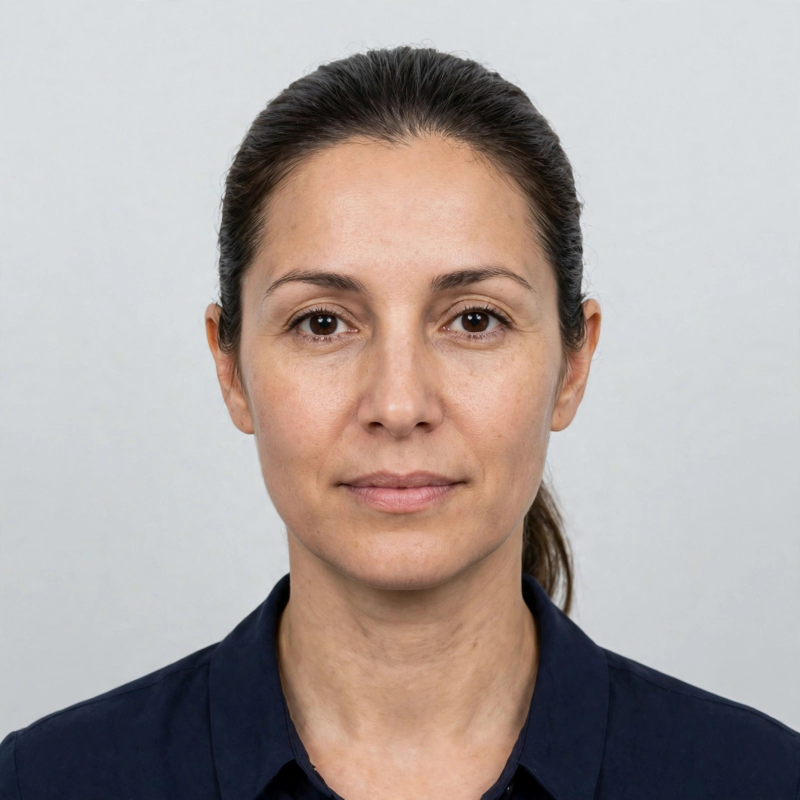
#> input picture portrait.png, 1600 x 1600 px (shown at 1/2 size)
$ python main.py
#> lines starting #> are read from the running program, lines starting #| are printed output that depends on the picture
#!/usr/bin/env python3
"""The Passport Page of a Country That Isn't There.

Composes, at runtime and fully deterministically, one uncaptioned open
passport spread for the invented Republic of Valdoria: a data page with a
portrait and machine-readable strip, and a facing visa page carrying
arrival/departure stamps from neighbouring invented countries plus one
telling piece of paperwork. No network, no randomness.

Output: $MAKEFUN_OUTPUT_DIR/entry.png (default /output/entry.png),
1024 x 724 px, well under the 1 MiB cap.
"""

import os
import sys
import tempfile
import zipfile

# The grader runs `python3 -P -s /bot/main.py` in the pinned python image,
# which ships no Pillow. This repo vendors Pillow 13 (cp313 wheel) as a
# single binary archive, vendor/pillow.zip, plus the DejaVu fonts in
# vendor/fonts/. At runtime the archive is extracted to a temp dir and put
# on sys.path (the .so files keep their $ORIGIN/../pillow.libs RPATH, so
# the layout inside the zip must stay PIL/ beside pillow.libs/). -P keeps
# the script dir off sys.path, so resolve it from __file__ explicitly. If
# the vendored wheel cannot load (wrong interpreter), fall back to a
# system Pillow.
_HERE = os.path.dirname(os.path.abspath(__file__))
_VENDOR = os.path.join(_HERE, "vendor")
_ZIP = os.path.join(_VENDOR, "pillow.zip")
_PIL_DIR = None
if os.path.isfile(_ZIP):
    _PIL_DIR = tempfile.mkdtemp(prefix="pillow-")
    with zipfile.ZipFile(_ZIP) as _z:
        _z.extractall(_PIL_DIR)
    sys.path.insert(0, _PIL_DIR)
try:
    from PIL import Image, ImageDraw, ImageFont
except ImportError:
    for _m in [m for m in sys.modules if m == "PIL" or m.startswith("PIL.")]:
        del sys.modules[_m]
    if _PIL_DIR is not None and _PIL_DIR in sys.path:
        sys.path.remove(_PIL_DIR)
    from PIL import Image, ImageDraw, ImageFont

# ---------------------------------------------------------------------------
# The invented country and its travel history (every date must agree:
# passport issued 12 JUN 2023, so no stamp may predate it).
# ---------------------------------------------------------------------------
COUNTRY = "REPUBLIC OF VALDORIA"
COUNTRY_NATIVE = "REPUBLIKA VALDORIJA"
CAPITAL = "MIRELGRAD"

HOLDER = {
    "type": "P",
    "code": "VAL",
    "number": "VLD847291",
    "surname": "KOVAR",
    "given": "ANA",
    "nationality": "VALDORIAN",
    "dob": "14 MAR 1988",
    "pob": "MIRELGRAD",
    "sex": "F",
    "issued": "12 JUN 2023",
    "expiry": "12 JUN 2033",
    "authority": "MINISTRY OF THE INTERIOR",
}

# Stamps: (country, kind, date, border post, officer, ink colour, rotation)
STAMPS = [
    ("ZAVARIA", "ENTRY", "03 SEP 2024", "KRESNA CROSSING", "OFF. 214", (38, 74, 138), -6),
    ("ZAVARIA", "EXIT", "17 SEP 2024", "KRESNA CROSSING", "OFF. 214", (38, 74, 138), -4),
    ("KARNOVIA", "ENTRY", "22 JAN 2025", "DRAVET BRIDGE", "OFF. 087", (112, 46, 112), 4),
    ("KARNOVIA", "EXIT", "05 FEB 2025", "DRAVET BRIDGE", "OFF. 087", (112, 46, 112), 3),
    ("OSTMAR", "ENTRY", "09 OCT 2025", "MIRELGRAD AIRPORT", "OFF. 301", (34, 110, 72), -3),
    ("OSTMAR", "EXIT", "21 OCT 2025", "MIRELGRAD AIRPORT", "OFF. 301", (34, 110, 72), -5),
]

W, H = 1024, 724
PAPER = (247, 243, 232)
INK = (28, 30, 34)
FAINT = (96, 96, 88)
RULE = (120, 118, 106)

FONT_DIR = os.path.join(_HERE, "vendor", "fonts")


def font(name, size):
    """Load a DejaVu font, falling back gracefully if the sandbox lacks it."""
    for path in (
        os.path.join(FONT_DIR, name),
        os.path.join("/usr/share/fonts/truetype/dejavu", name),
        os.path.join("/usr/share/fonts/truetype/liberation", name),
    ):
        try:
            return ImageFont.truetype(path, size)
        except OSError:
            continue
    return ImageFont.load_default()


SERIF = lambda s: font("DejaVuSerif.ttf", s)          # noqa: E731
SERIF_B = lambda s: font("DejaVuSerif-Bold.ttf", s)   # noqa: E731
SANS = lambda s: font("DejaVuSans.ttf", s)            # noqa: E731
SANS_B = lambda s: font("DejaVuSans-Bold.ttf", s)     # noqa: E731
MONO = lambda s: font("DejaVuSansMono.ttf", s)        # noqa: E731


def mrz_check(text):
    """ICAO 9303 check digit: values 0-9, A=10..Z=35, '<'=0; weights 7,3,1."""
    total = 0
    for i, ch in enumerate(text):
        if ch == "<":
            value = 0
        elif ch.isdigit():
            value = int(ch)
        else:
            value = ord(ch) - ord("A") + 10
        total += value * (7, 3, 1)[i % 3]
    return str(total % 10)


def mrz_lines():
    line1 = "P<VALKOVAR<<ANA"
    line1 = line1 + "<" * (44 - len(line1))
    doc = HOLDER["number"]
    dob = "880314"      # 14 MAR 1988
    expiry = "330612"   # 12 JUN 2033
    personal = "<" * 14
    body = (
        doc + mrz_check(doc)
        + "VAL"
        + dob + mrz_check(dob)
        + "F"
        + expiry + mrz_check(expiry)
        + personal + mrz_check(personal)
    )
    line2 = body + mrz_check(body)
    return line1, line2


def draw_coat_of_arms(d, cx, cy, s):
    """A small invented arms: shield, three mountain peaks, one star."""
    d.polygon([(cx - s, cy - s * 0.7), (cx + s, cy - s * 0.7),
               (cx + s, cy + s * 0.3), (cx, cy + s), (cx - s, cy + s * 0.3)],
              outline=(58, 66, 84), width=2)
    d.polygon([(cx - s * 0.7, cy + s * 0.35), (cx - s * 0.35, cy - s * 0.35),
               (cx, cy + s * 0.35), (cx + s * 0.3, cy - s * 0.1),
               (cx + s * 0.7, cy + s * 0.35)],
              fill=(58, 66, 84))
    d.regular_polygon((cx, cy - s * 0.45, s * 0.18), 5, fill=(150, 40, 40))


def text(d, xy, s, f, fill=INK, anchor="la"):
    d.text(xy, s, font=f, fill=fill, anchor=anchor)


def centred(d, cx, y, s, f, fill=INK):
    d.text((cx, y), s, font=f, fill=fill, anchor="ma")


def field(d, x, y, label, value, vfont=None, label_w=118):
    text(d, (x, y), label, SANS(10), fill=FAINT)
    text(d, (x + label_w, y - 1), value, vfont or SANS_B(13))


def draw_stamp(base, cx, cy, country, kind, date, post, officer, colour, angle):
    """One border-control stamp, drawn on its own layer and rotated."""
    sw, sh = 190, 96
    layer = Image.new("RGBA", (sw + 40, sh + 40), (0, 0, 0, 0))
    sd = ImageDraw.Draw(layer)
    ox, oy = 20, 20
    sd.rounded_rectangle([ox, oy, ox + sw, oy + sh], radius=8,
                         outline=colour + (235,), width=2)
    sd.line([ox + 6, oy + 30, ox + sw - 6, oy + 30], fill=colour + (235,), width=1)
    sd.line([ox + 6, oy + 66, ox + sw - 6, oy + 66], fill=colour + (235,), width=1)
    centred(sd, ox + sw // 2, oy + 5, country, SANS_B(15), fill=colour + (235,))
    centred(sd, ox + sw // 2, oy + 34, f"{kind}  \u2022  {date}", SANS_B(13),
            fill=colour + (235,))
    centred(sd, ox + sw // 2, oy + 71, post, SANS(10), fill=colour + (220,))
    d2 = ImageDraw.Draw(layer)
    d2.text((ox + sw - 8, oy + 80), officer, font=SANS(8),
            fill=colour + (200,), anchor="ra")
    layer = layer.rotate(angle, resample=Image.BICUBIC, expand=False)
    base.alpha_composite(layer, (cx - (sw + 40) // 2, cy - (sh + 40) // 2))


def main():
    img = Image.new("RGBA", (W, H), PAPER + (255,))
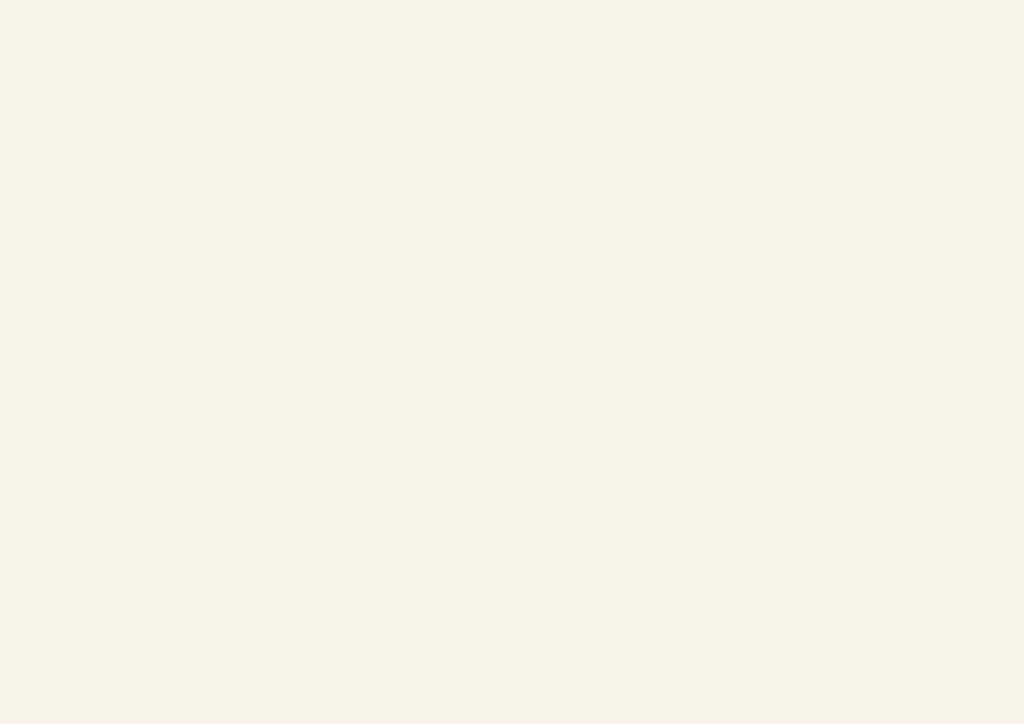
#> img: PIL image 1024x724 RGBA; mean R, G, B, A 247, 243, 232, 255
    d = ImageDraw.Draw(img, "RGBA")

    # Faint guilloche arcs across the whole spread, deterministic.
    for r in range(120, 1100, 64):
        d.arc([512 - r, 362 - r, 512 + r, 362 + r], 200, 340,
              fill=(190, 184, 164, 22), width=1)
    # Centre seam and page edges.
    d.rectangle([0, 0, W - 1, H - 1], outline=(150, 146, 130), width=2)
    d.rectangle([510, 2, 513, H - 3], fill=(200, 195, 178))
    d.line([512, 0, 512, H], fill=(120, 116, 100), width=1)

    # ------------------------- LEFT PAGE: data page -------------------------
    draw_coat_of_arms(d, 76, 66, 30)
    text(d, (118, 38), COUNTRY, SERIF_B(19))
    text(d, (118, 62), COUNTRY_NATIVE, SANS(11), fill=FAINT)
    centred(d, 256, 92, "PASSPORT  \u2022  PUTOVNICA", SANS_B(11), fill=(58, 66, 84))
    d.line([36, 112, 476, 112], fill=RULE, width=1)

    # Portrait, composited from the generated asset in this repo.
    here = os.path.dirname(os.path.abspath(__file__))
    portrait_path = os.path.join(here, "portrait.png")
    px, py, pw, ph = 36, 128, 148, 188
    if os.path.exists(portrait_path):
        portrait = Image.open(portrait_path).convert("RGB")
#> portrait is the input picture: PIL image 1600x1600 RGB; mean R, G, B 172.6, 162.8, 159.3
        portrait = portrait.resize((pw, ph), Image.LANCZOS)
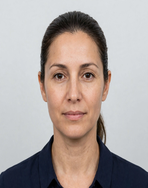
#> portrait: PIL image 148x188 RGB; mean R, G, B 172.7, 162.8, 159.3
        img.paste(portrait, (px, py))
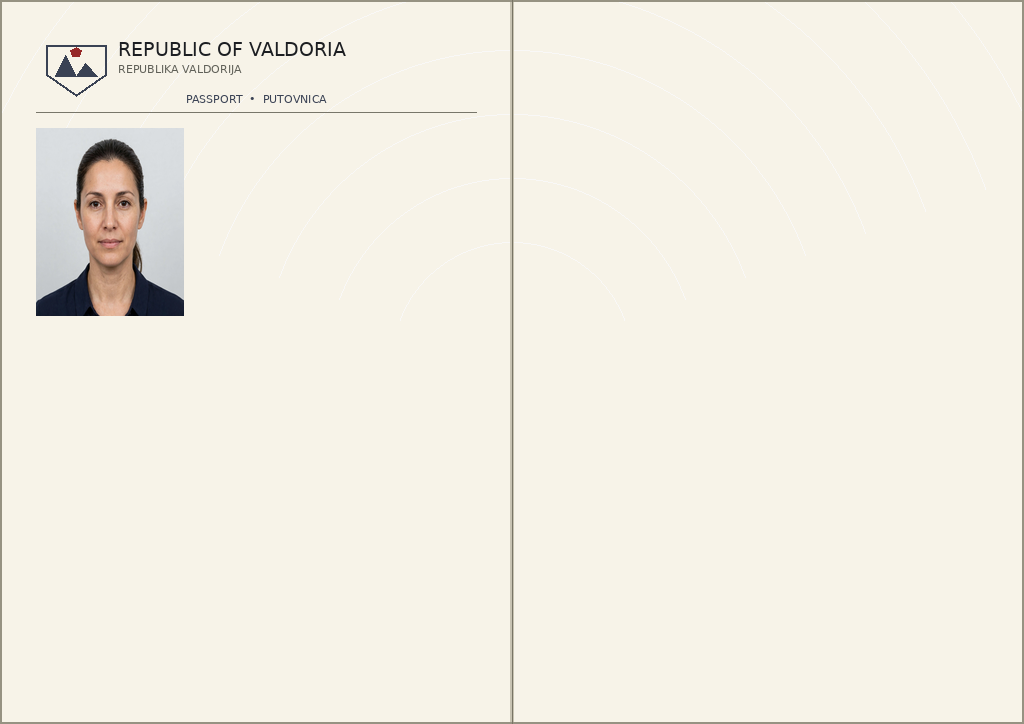
#> img: PIL image 1024x724 RGBA; mean R, G, B, A 242, 237.8, 227.1, 254; transparent parts drawn white
    else:  # fallback: a plain stylised silhouette
        d.rectangle([px, py, px + pw, py + ph], fill=(214, 210, 198))
        d.ellipse([px + 44, py + 26, px + 104, py + 106], fill=(120, 116, 108))
        d.pieslice([px + 8, py + 108, px + 140, py + 230], 180, 360, fill=(120, 116, 108))
    d.rectangle([px, py, px + pw, py + ph], outline=INK, width=1)

    # Data fields, two columns of label/value pairs.
    fx, fy = 200, 128
    field(d, fx, fy + 0, "Type / Tip", HOLDER["type"])
    field(d, fx, fy + 28, "Code / Kod", HOLDER["code"])
    field(d, fx, fy + 56, "Passport No.", HOLDER["number"])
    field(d, fx, fy + 84, "Surname", HOLDER["surname"])
    field(d, fx, fy + 112, "Given names", HOLDER["given"])
    field(d, fx, fy + 140, "Nationality", HOLDER["nationality"])
    field(d, 36, 336, "Date of birth", HOLDER["dob"])
    field(d, 36, 364, "Place of birth", HOLDER["pob"])
    field(d, 36, 392, "Sex / Spol", HOLDER["sex"])
    field(d, 256, 336, "Date of issue", HOLDER["issued"])
    field(d, 256, 364, "Date of expiry", HOLDER["expiry"])
    field(d, 256, 392, "Authority", "MIRELGRAD", vfont=SANS_B(11))
    text(d, (256, 410), HOLDER["authority"], SANS(9), fill=FAINT)
    # Signature.
    text(d, (36, 436), "Holder's signature / Potpis", SANS(10), fill=FAINT)
    d.line([36, 468, 210, 468], fill=INK, width=1)
    text(d, (40, 446), "Ana Kovar", SERIF(18))

    # Machine-readable zone.
    d.rectangle([28, 492, 484, 566], fill=(238, 234, 222))
    d.line([28, 492, 484, 492], fill=RULE, width=1)
    line1, line2 = mrz_lines()
    text(d, (40, 500), line1, MONO(15))
    text(d, (40, 528), line2, MONO(15))

    # Holder's address fills the data page the way a real one does.
    text(d, (36, 592), "Address / Adresa", SANS(10), fill=FAINT)
    text(d, (36, 610), "14 Vintar Lane, Mirelgrad, Valdoria", SANS_B(12))

    # Page furniture.
    centred(d, 256, 668, "This passport contains 32 pages  \u2022  Page 2", SANS(9), fill=FAINT)

    # ------------------------- RIGHT PAGE: visa page ------------------------
    centred(d, 768, 36, "VISAS  \u2022  VIZE", SERIF_B(17))
    d.line([548, 62, 988, 62], fill=RULE, width=1)

    draw_stamp(img, 660, 140, *STAMPS[0])
#> in draw_stamp, `layer = Image.new("RGBA", (sw + 40, sh + 40), (0, 0, 0, 0))`: layer: PIL image 230x136 RGBA; every value is 0
    draw_stamp(img, 870, 150, *STAMPS[1])
    draw_stamp(img, 660, 268, *STAMPS[2])
    draw_stamp(img, 870, 278, *STAMPS[3])
#> call 4 of draw_stamp, with cx = 870, cy = 278, country = 'KARNOVIA', kind = 'EXIT', date = '05 FEB 2025', post = 'DRAVET BRIDGE', officer = 'OFF. 087', colour = (112, 46, 112)
#> in draw_stamp (call 4), `base.alpha_composite(layer, (cx - (sw + 40) // 2, cy - (sh + 40) // 2))`:
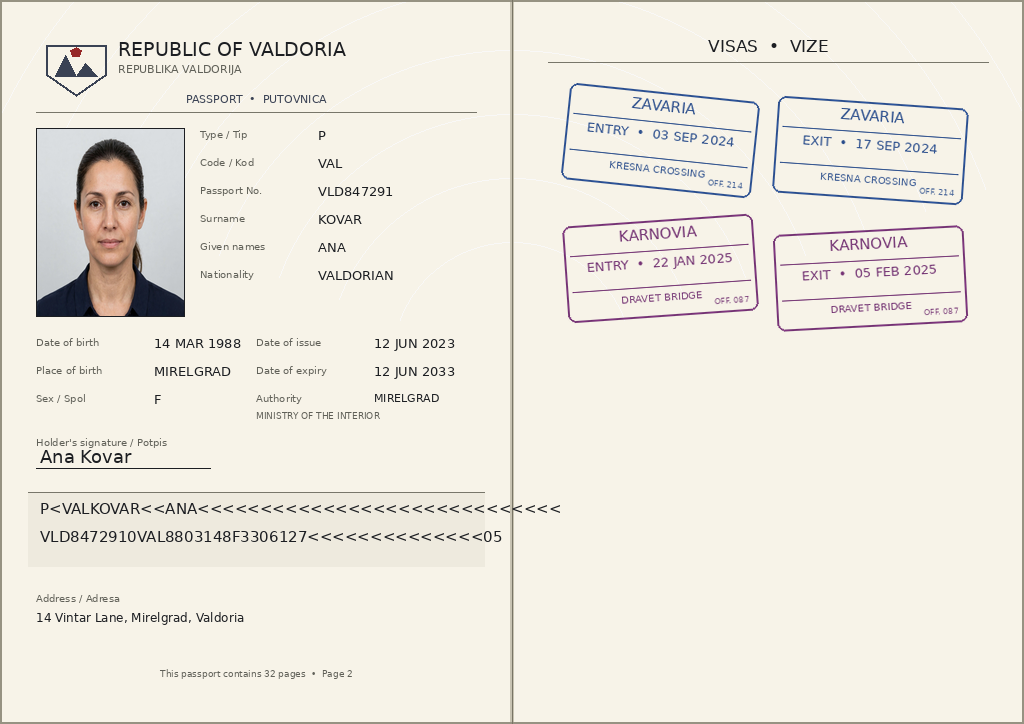
#> base: PIL image 1024x724 RGBA; mean R, G, B, A 237.1, 232.8, 223.1, 254; transparent parts drawn white
    draw_stamp(img, 660, 396, *STAMPS[4])
    draw_stamp(img, 870, 406, *STAMPS[5])
#> in draw_stamp (call 6), `d2 = ImageDraw.Draw(layer)`:
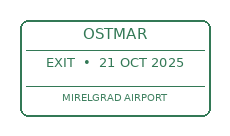
#> layer: PIL image 230x136 RGBA; mean R, G, B, A 3, 9.8, 6.4, 16.6; transparent parts drawn white
#> in draw_stamp (call 6), `layer = layer.rotate(angle, resample=Image.BICUBIC, expand=False)`:
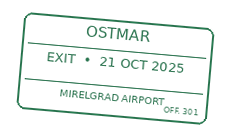
#> layer: PIL image 230x136 RGBA; mean R, G, B, A 4.2, 14.8, 9.4, 18.3; transparent parts drawn white

    # The telling paperwork detail: a visa-condition box.
    bx, by, bw, bh = 548, 486, 440, 118
    d.rounded_rectangle([bx, by, bx + bw, by + bh], radius=4,
                        outline=(58, 66, 84), width=2)
    text(d, (bx + 12, by + 8), "CONDITIONS OF STAY  \u2022  UVJETI BORAVKA",
         SANS_B(11), fill=(58, 66, 84))
    d.line([bx + 12, by + 28, bx + bw - 12, by + 28], fill=RULE, width=1)
    cond = ("Holder is exempt from visa for the Zavarian Confederation\n"
            "under the Mirelgrad Accord, 2019. Work in Zavaria only\n"
            "under a seasonal harvest permit (Art. 14).")
    text(d, (bx + 12, by + 36), cond, SANS(11))
    text(d, (bx + 12, by + 88), "DEPARTURE TAX PAID \u2014 25 KR \u2014 MIRELGRAD AIRPORT",
         SANS_B(10), fill=(150, 40, 40))

    centred(d, 768, 668, "Page 3", SANS(9), fill=FAINT)

    out_dir = os.environ.get("MAKEFUN_OUTPUT_DIR", "/output")
    os.makedirs(out_dir, exist_ok=True)
    out_path = os.path.join(out_dir, "entry.png")
    img.convert("RGB").save(out_path, "PNG")
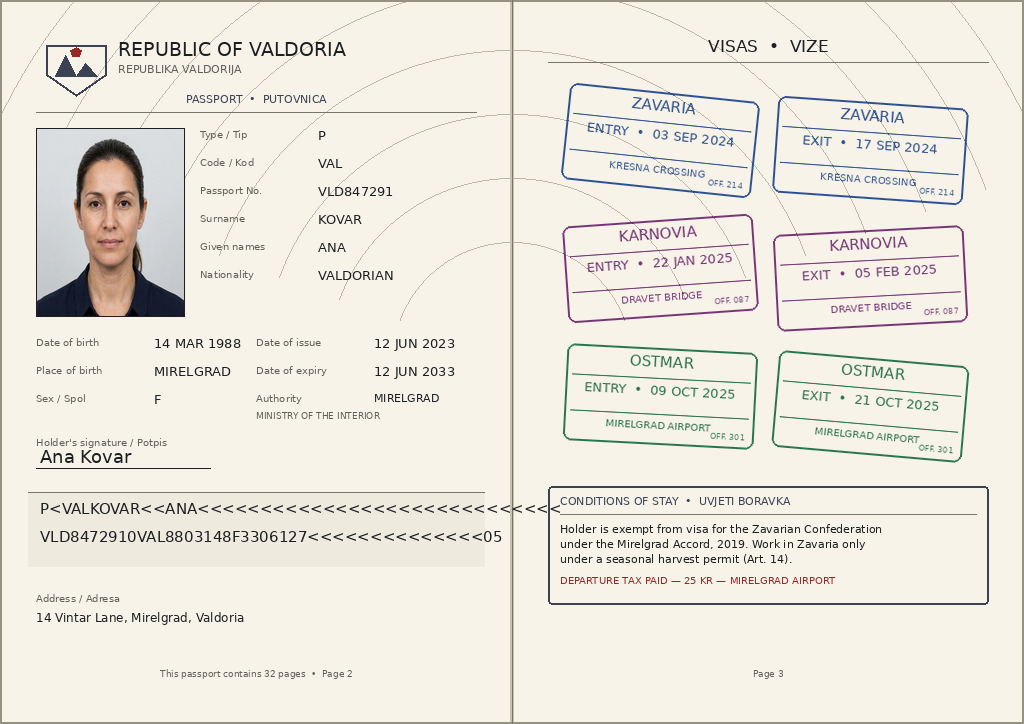
#> saved as entry.png: PIL image 1024x724 RGB; mean R, G, B 234.3, 230.5, 220.8
    print(f"wrote {out_path} ({os.path.getsize(out_path)} bytes)")


if __name__ == "__main__":
    main()
